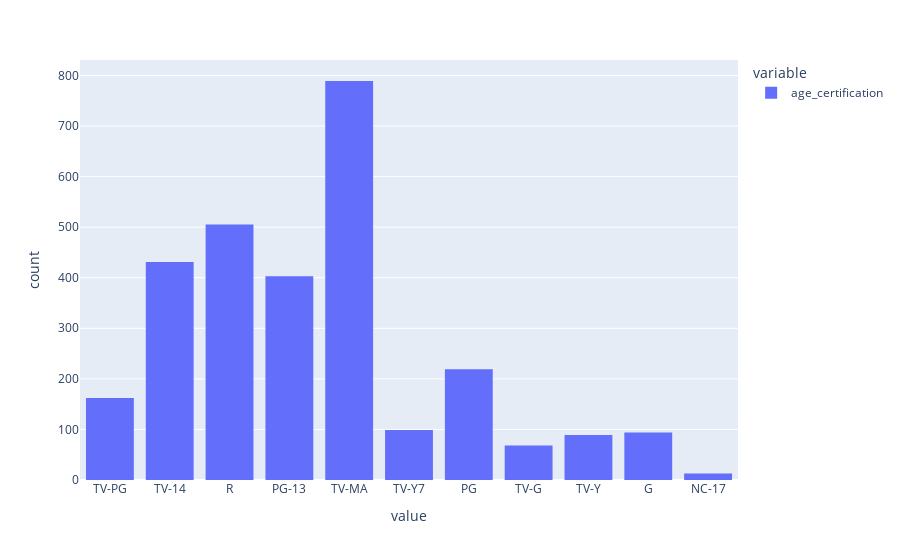

The notebook cell this image was saved under:
### Code cell
import plotly.express as px
px.histogram( netflix['age_certification'])

### Figure 1 — Plotly figure (JSON) as saved in the notebook; plotly's stock layout.template omitted (floating-point values rounded to 4 significant figures; data arrays with more than 128 entries replaced by an {"elided": "..."} marker saying what was removed)
{"data": [{"alignmentgroup": "True", "bingroup": "x", "hovertemplate": "variable=age_certification<br>value=%{x}<br>count=%{y}<extra></extra>", "legendgroup": "age_certification", "marker": {"color": "#636efa", "pattern": {"shape": ""}}, "name": "age_certification", "offsetgroup": "age_certification", "orientation": "v", "showlegend": true, "type": "histogram", "x": {"elided": "5067 str values"}, "xaxis": "x", "yaxis": "y"}], "layout": {"barmode": "relative", "legend": {"title": {"text": "variable"}, "tracegroupgap": 0}, "margin": {"t": 60}, "xaxis": {"anchor": "y", "domain": [0, 1], "title": {"text": "value"}}, "yaxis": {"anchor": "x", "domain": [0, 1], "title": {"text": "count"}}}}
